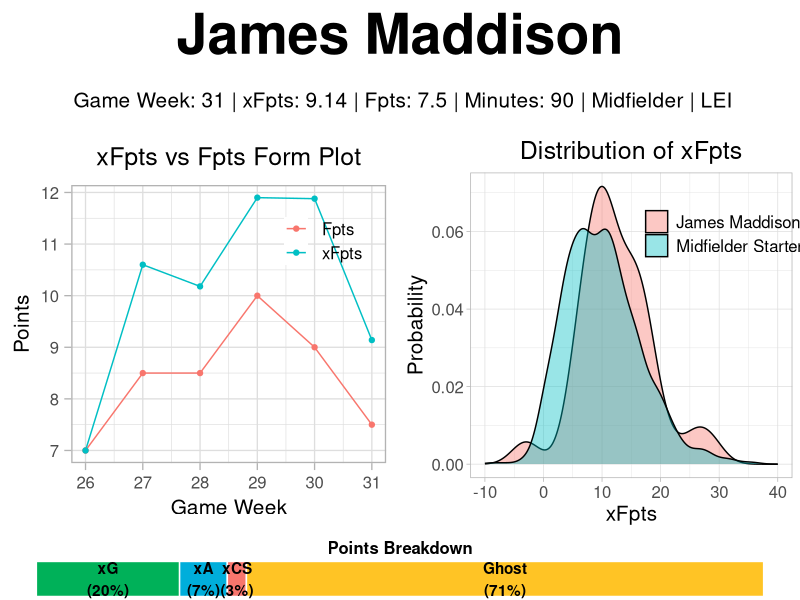

This chart was generated by the following R code:
## ---- chunk 1
#what player do you want a card for?
player = "James Maddison"

#load libraries

library(tidyverse)
library(ggplot2)
library(ggrepel)
library(gridExtra)
library(RColorBrewer)
## ---- chunk 2

#read in the epl 19/20 data with week level data
#min 60 and 5 starts
xFpts_epl_1920_starts <- read_csv(file = "../data/fantrax_data/new_positions.weekly_data.xFpts_epl_2019_2020.update.csv", col_names = TRUE)

#no requirements
xFpts_epl_1920_all <- read_csv(file = "../data/fantrax_data/weekly_data.no_min_requirement.updated_positions.xFpts_epl_2019_2020.update.csv", col_names = TRUE)

#grab just this player's entries
player_start_df <- xFpts_epl_1920_starts[xFpts_epl_1920_starts$Player == player,]
player_all_df <- xFpts_epl_1920_all[xFpts_epl_1920_all$Player == player,]

#grab overview xFpts data total minutes, xFpts, etc. for the full season
xFpt_epl_overview <- read_csv(file = "../data/fantrax_data/new_positions.overall_xFpts_epl_2019_2020.update.csv", col_names = TRUE)

#grab the WAR score
WAR_epl_1920 <- read_csv(file = "../data/fantrax_data/final_WAR_table.epl_2019_2020.new_positions.update.csv", col_names = TRUE)

#parse the player FANTRAX positions
player_pos <- player_start_df$Position[1]

#sort on game week
player_start_df <- arrange(player_start_df, desc(game_week))

#make a data frame
player_start_gameweek_df <- head(player_start_df,1) 


#make a vector of the sum of the standard fantrax points fields for the player's last start
summary_player_pts_gameweek<- player_start_gameweek_df %>%
  summarize(n = n(), xG = sum(xG), xA = sum(xA), KP = sum(KP), SOT = sum(SOT), ACNC = sum(ACNC), CoS = sum(CoS), TkW = sum(TkW), Int = sum(Int.x), AER = sum(AER), CLR = sum(CLR), DIS = sum(DIS), PKM = sum(PKM), OG = sum(OG), YC = sum(YC), RC = sum(RC), xCS = sum(xCS), xGAD = sum(xGAD))

#make a vector of the sum of the standard fantrax points fields over the season for STARTS
summary_player_pts <- player_start_df %>%
  summarize(n = n(), xG = sum(xG), xA = sum(xA), KP = sum(KP), SOT = sum(SOT), ACNC = sum(ACNC), CoS = sum(CoS), TkW = sum(TkW), Int = sum(Int.x), AER = sum(AER), CLR = sum(CLR), DIS = sum(DIS), PKM = sum(PKM), OG = sum(OG), YC = sum(YC), RC = sum(RC), xCS = sum(xCS), xGAD = sum(xGAD))
            
## ---- chunk 3
#add the vector of multipliers for the statistics that make sense for each position
`%!in%` <- Negate(`%in%`)

if (player_pos == "D"){
  
  point_vec = c(10,7,2,2,1,1,1,1,1,0.25,-0.5,-4,-5,-3,-7,6,-2)
  
  #remove the number of starts (n) from the summary_player_pts_gameweek
  start_points_vec = summary_player_pts_gameweek[, -1]

  # get the xFpts for the player
  start_points_vec = start_points_vec * point_vec

  start_points_vec = start_points_vec[point_vec != 0]

  #format the data for plotting
  start_points_df <- start_points_vec %>% gather(point_cat,point_value,xG,xA,KP, SOT,ACNC,CoS,TkW,Int,AER,CLR,DIS,PKM,OG,YC,RC,xCS,xGAD)

  start_points_df$player = player

  #reorder for figure
  start_points_df$point_cat <- factor(start_points_df$point_cat, levels = rev(c("xG","xA","xCS","KP","SOT","ACNC","CoS","TkW","Int","AER","CLR","DIS","PKM","OG","YC","RC","xGAD")))
  
  #calculate Ghost points
  ghost_points_df <- start_points_df[start_points_df$point_cat %!in% c("xG","xA","xCS"),]
  
  ghost_points <- sum(ghost_points_df$point_value)
  
  start_points_df <- start_points_df %>% add_row(point_cat = "Ghost", point_value = ghost_points, player = player)
  
  #output just the xG, xA, xCS, and ghost points
  
  start_points_df <- start_points_df[start_points_df$point_cat %in% c("xG","xA","xCS","Ghost"),]
  
  start_points_df$point_cat <- factor(start_points_df$point_cat, levels = rev(c("xG","xA","xCS","Ghost")))
  
} else if (player_pos == "M"){
  
  point_vec = c(9,6,2,2,1,1,1,1,0.5,0,-0.5,-4,-5,-3,-7,1,0)
  
  #remove the number of starts (n) from the summary_player_pts_gameweek
  start_points_vec = summary_player_pts_gameweek[, -1]

  # get the xFpts for the player
  start_points_vec = start_points_vec * point_vec

  start_points_vec = start_points_vec[point_vec != 0]

  #format the data for plotting
  start_points_df <- start_points_vec %>% gather(point_cat,point_value,xG,xA,KP,SOT,ACNC, CoS,TkW,Int,AER,DIS,PKM,OG,YC,RC,xCS)

  start_points_df$player = player

  #reorder for figure
  start_points_df$point_cat <- factor(start_points_df$point_cat, levels = rev(c("xG","xA","xCS","KP","SOT","ACNC","CoS","TkW","Int","AER","DIS","PKM","OG","YC","RC")))
  
  #calculate Ghost points
  ghost_points_df <- start_points_df[start_points_df$point_cat %!in% c("xG","xA","xCS"),]
  
  ghost_points <- sum(ghost_points_df$point_value)
  
  start_points_df <- start_points_df %>% add_row(point_cat = "Ghost", point_value = ghost_points, player = player)
  
  #output just the xG, xA, xCS, and ghost points
  
  start_points_df <- start_points_df[start_points_df$point_cat %in% c("xG","xA","xCS","Ghost"),]
  
  start_points_df$point_cat <- factor(start_points_df$point_cat, levels = rev(c("xG","xA","xCS","Ghost")))
  
  
} else if (player_pos == "F"){
  
  point_vec = c(9,6,2,2,1,1,1,1,0.5,0,-0.5,6,-4,-5,-3,-7,0,0)
  
  #remove the number of starts (n) from the summary_player_pts_gameweek
  start_points_vec = summary_player_pts_gameweek[, -1]

  # get the xFpts for the player
  start_points_vec = start_points_vec * point_vec

  start_points_vec = start_points_vec[point_vec != 0]

  #format the data for plotting
  start_points_df <- start_points_vec %>% gather(point_cat,point_value,xG,xA,KP,SOT,ACNC, CoS,TkW,Int,AER,DIS,PKM,OG,YC,RC)

  start_points_df$player = player

  #reorder for figure
  start_points_df$point_cat <- factor(start_points_df$point_cat, levels = rev(c("xG","xA","KP","SOT","ACNC","CoS","TkW","Int","AER","DIS","PKM","OG","YC","RC")))
  
  #calculate Ghost points
  ghost_points_df <- start_points_df[start_points_df$point_cat %!in% c("xG","xA"),]
  
  ghost_points <- sum(ghost_points_df$point_value)
  
  start_points_df <- start_points_df %>% add_row(point_cat = "Ghost", point_value = ghost_points, player = player)
  
  #output just the xG, xA, and ghost points
  
  start_points_df <- start_points_df[start_points_df$point_cat %in% c("xG","xA","Ghost"),]
  
} else {
  stop("position doesn't make sense")
}

#plot the data

#start_points_df$point_value <- abs(start_points_df$point_value)

total_player_plot_pts = sum(start_points_df$point_value)

start_points_df$percent <- (start_points_df$point_value / total_player_plot_pts) * 100

start_points_df$percent <- paste(round(start_points_df$percent,  digits =0),"%", sep = "")

start_points_df$cat_percent <- paste(start_points_df$point_cat,paste("(",start_points_df$percent,")", sep = "") ,sep="\n")

if (length(start_points_df$point_cat) == 3){
  
  ggbar <- ggplot(aes(x = player, y = point_value, fill = point_cat, label = cat_percent), data = start_points_df) + geom_bar(stat = "identity", width = 1, color = "white") + coord_flip() + theme_void() + ylab("xFpts")  + geom_text(position = position_stack(vjust = 0.5), fontface = "bold") + theme(legend.position = "none") + ggtitle('Points Breakdown') + theme(plot.title = element_text(size = 12, hjust = 0.5, face = "bold" )) + scale_fill_manual(values=c("#ffc425","#00aedb", "#00b159")) #+ theme(plot.title = element_text(hjust = 0.5))
} else if (length(start_points_df$point_cat) == 4){
  
  ggbar <- ggplot(aes(x = player, y = point_value, fill = point_cat, label = cat_percent), data = start_points_df) + geom_bar(stat = "identity", width = 1, color = "white") + coord_flip() + theme_void() + ylab("xFpts")  + geom_text(position = position_stack(vjust = 0.5), fontface = "bold") + theme(legend.position = "none") + ggtitle('Points Breakdown') + theme(plot.title = element_text(size = 12, hjust = 0.5, face = "bold" )) + scale_fill_manual(values=c("#ffc425","#f8766d", "#00aedb", "#00b159" ))
} else {
  stop("number of point categories doesn't make sense")
}



#ggbar <- ggplot(aes(x = player, y = point_value, fill = point_cat), data = start_points_df) + geom_bar(position = "fill", stat = "identity", width = 0.1, color = "white") + coord_flip() + theme_void() + ylab("xFpts")  + theme(legend.position=c(0.5,0.8), legend.direction="horizontal") + scale_fill_discrete(name = "Points\nCategories",breaks=rev(levels(start_points_df$point_cat)))

## ---- chunk 4
#install.packages("gtable")
library("gtable")
library("lattice")
library(grid)


#min
min_text <- " Minutes:"
player_min <- player_start_gameweek_df$Min.x
player_min <- paste(as.character(player_min)," ", sep="")

#Game week
gameweek_text <- " Game Week:"
player_gameweek <- player_start_gameweek_df$game_week
player_gameweek <- paste(as.character(player_gameweek)," ", sep="")

#xFpts
xFpts_text <- " xFpts:"
player_xFpts <- player_start_gameweek_df$xFpts
player_xFpts <- paste(as.character(player_xFpts)," ", sep="")

#Fpts
Fpts_text <- " Fpts:"
player_Fpts <- player_start_gameweek_df$FPts
player_Fpts <- paste(as.character(player_Fpts)," ", sep="")

#parse appropriate position string form player position
if (player_pos == "D"){
  
  pos_str <- " Defender "
  
} else if(player_pos == "M"){
  
  pos_str <- " Midfielder "
  
} else if(player_pos == "F"){
  
  pos_str <- " Forward "
  
}else{
  
  stop("position doesn't make sense")
  
}

#add whatever string you want here
extra_text <- paste(" " , player_start_gameweek_df$Team.x, sep = "")

xFpts_text <- paste(xFpts_text, player_xFpts, sep = " ")

Fpts_text <- paste(Fpts_text, player_Fpts, sep = " ")

min_text <- paste(min_text, player_min, sep = " ")

gameweek_text <- paste(gameweek_text, player_gameweek, sep = " ")

min_pos_text <- paste(gameweek_text, xFpts_text, Fpts_text, min_text, pos_str, extra_text,sep= "|")

#minutes and position text plot
min_pos_fig <- textGrob(min_pos_text,gp = gpar(col = "black", fontsize = 15, face = "bold"))

#plot of player name
player_name = print(player)

name_fig <- textGrob(player_name,gp = gpar(col = "black", fontsize = 40, fontface = "bold"))

#grid.arrange(textGrob(player_name,gp = gpar(col = "black", fontsize = 30, face = "bold")))


## ---- chunk 5
#last 5 games

last_5_gameweeks <- player_start_gameweek_df$game_week -5

# make a df of the player's Fpts and xFpts for each week they STARTED
Fpts_v_xFpts_df <- data.frame(point_type = c(rep('Fpts', nrow(player_start_df)), rep('xFpts', nrow(player_start_df))),points = c(player_start_df$FPts, player_start_df$xFpts),game_week = c(rep(player_start_df$game_week,2)))

Fpts_v_xFpts_latest_df <- Fpts_v_xFpts_df[Fpts_v_xFpts_df$game_week >= last_5_gameweeks,]

# plot the data
ggmad <- ggplot(data = Fpts_v_xFpts_latest_df, aes(x = game_week, y = points, color = point_type)) +
  geom_line()  +
  ggtitle("xFpts vs Fpts Form Plot") +
  xlab('Game Week') +
  ylab('Points') +
  theme_light(base_size = 20) +
  theme(plot.title = element_text(hjust = 0.5), legend.position = c(0.8,0.8), legend.title = element_blank(), legend.background = element_rect(fill = "NA"), text = element_text(size=15)) +
  labs(color = 'Points Type') +
  geom_point(aes(x=game_week, y=points))

## ---- chunk 6

#distribution of all player xFpts
#all_player_xFpts_dist <- xFpts_epl_1920_all$xFpts

#distribution of all players that play this player's position
#pos_player_xFpts_dist <- xFpts_epl_1920_all[xFpts_epl_1920_all$Position == player_pos,]$xFpts


#Grab the names of the starters (defined by rank of mean xFpts):
xFpts_epl_1920_D_starters <- head(arrange(xFpt_epl_overview[xFpt_epl_overview$Position == "D", ],desc(mean_xFpts)),40)

xFpts_epl_1920_M_starters <- head(arrange(xFpt_epl_overview[xFpt_epl_overview$Position == "M", ],desc(mean_xFpts)),50)

xFpts_epl_1920_F_starters <- head(arrange(xFpt_epl_overview[xFpt_epl_overview$Position == "F", ],desc(mean_xFpts)),30)

all_starters <- rbind(xFpts_epl_1920_D_starters, xFpts_epl_1920_M_starters, xFpts_epl_1920_F_starters)

#just need the player names
all_starters <- all_starters$Player

#grab starters games from the weekly data
xFpts_epl_1920_starters_df <- xFpts_epl_1920_all[xFpts_epl_1920_all$Player %in% all_starters,]

#get just the xFpts
xFpts_epl_1920_starters <- xFpts_epl_1920_starters_df$xFpts 

#filter to just starter defenders and only keep xFpts field
pos_player_xFpts_dist <- xFpts_epl_1920_starters_df[xFpts_epl_1920_starters_df$Position == player_pos,]$xFpts

#parse appropriate position string form player position
if (player_pos == "D"){
  
  pos_str <- "Defender Starters"
  
} else if(player_pos == "M"){
  
  pos_str <- "Midfielder Starters"
  
} else if(player_pos == "F"){
  
  pos_str <- "Forward Starters"
  
}else{
  
  stop("position doesn't make sense")
  
}

#distribution of this player's xFpts
player_xFpts_dist <- xFpts_epl_1920_all[xFpts_epl_1920_all$Player == player,]$xFpts

#make a df of all three distributions for plotting
#combined_xFpts_dist_df = data.frame(Distribution = c(rep('All Starters xFpts', length(xFpts_epl_1920_starters)), rep(pos_str, length(pos_player_xFpts_dist)), rep(player, length(player_xFpts_dist))), xfpts = c(xFpts_epl_1920_starters, pos_player_xFpts_dist, player_xFpts_dist))

combined_xFpts_dist_df = data.frame(Distribution = c(rep(pos_str, length(pos_player_xFpts_dist)), rep(player, length(player_xFpts_dist))), xfpts = c( pos_player_xFpts_dist, player_xFpts_dist))

combined_xFpts_dist_df$Distribution <- factor(combined_xFpts_dist_df$Distribution, levels=c(player, pos_str))

position_mean <- mean(combined_xFpts_dist_df[combined_xFpts_dist_df$Distribution == pos_str,]$xfpts)

 #start_points_df$point_cat <- factor(start_points_df$point_cat, levels = rev(c("xG","xA","KP","SOT","ACNC","CoS","TkW","Int","AER","DIS","PKM","OG","YC","RC")))

#plot the data
gghist <- ggplot(data = combined_xFpts_dist_df, aes(x=xfpts, fill = Distribution)) +
  geom_density(alpha = 0.4) +
  theme_light() +
  ylab("Probability")  +
  xlab("xFpts") +
  ggtitle('Distribution of xFpts') +
  theme(plot.title = element_text(hjust = 0.5), legend.position = c(0.8,0.8), legend.title = element_blank(), legend.background = element_rect(fill = "NA"), text = element_text(size=15)) +
  xlim(-10,40)
  
  #geom_vline(xintercept = position_mean, linetype = "dotted", color = "black", size=1)

## ---- chunk 7

#grid.arrange(name_fig, statTable, gghist, ggbar, min_pos_fig, nrow= 8, layout_matrix = rbind(c(NA,1,1,1,1,1,1,NA), c(NA,5,5,5,5,5,5,NA),  c(2,2,2,3,3,3,3,3) , c(2,2,2,3,3,3,3,3) , c(2,2,2,3,3,3,3,3), c(NA,NA,NA,3,3,3,3,3), c(NA,NA,NA,3,3,3,3,3), c(4,4,4,4,4,4,4,4)) )

grid.arrange(name_fig, min_pos_fig, ggmad, gghist, ggbar, nrow= 9, layout_matrix = rbind(c(NA,1,1,1,1,1,1,NA), c(NA,2,2,2,2,2,2,NA),  c(3,3,3,3,4,4,4,4) , c(3,3,3,3,4,4,4,4) , c(3,3,3,3,4,4,4,4), c(3,3,3,3,4,4,4,4), c(3,3,3,3,4,4,4,4), c(3,3,3,3,4,4,4,4), c(5,5,5,5,5,5,5,5)) )

#grid.arrange(name_fig, statTable, gghist, ggbar, min_pos_fig, nrow= 8, layout_matrix = rbind(c(NA,1,1,1,1,1,NA), c(NA,5,5,5,5,5,NA),  c(2,2,2,3,3,3,3) , c(2,2,2,3,3,3,3) , c(2,2,2,3,3,3,3), c(2,2,2,3,3,3,3), c(2,2,2,3,3,3,3), c(4,4,4,4,4,4,4)) )

#grid.arrange(name_fig, table, gghist, ggbar, min_pos_fig, nrow= 7, layout_matrix = rbind(c(NA,1,1,1,NA),c(NA,1,1,1,NA), c(NA,5,5,5,NA) , c(2,2,3,3,3), c(2,2,3,3,3), c(NA,4,4,4,NA),c(NA,4,4,4,NA)) )

#grid.arrange(name_fig, statTable, gghist, ggbar, min_pos_fig, nrow= 6, layout_matrix = rbind(c(NA,1,1,1,NA), c(NA,5,5,5,NA) , c(2,2,3,3,3), c(2,2,3,3,3), c(4,4,4,4,4),c(4,4,4,4,4)) )

#grid.arrange(name_fig, table, gghist, ggbar, nrow= 3, layout_matrix = rbind(c(NA,1,1,1,NA), c(2,2,3,3,3), c(NA,4,4,4,NA)) )

#grid.arrange(name_fig, gghist, ggbar, table, nrow= 2 )
#grid.arrange(name_fig, table, gghist, ggbar, nrow= 3 )
